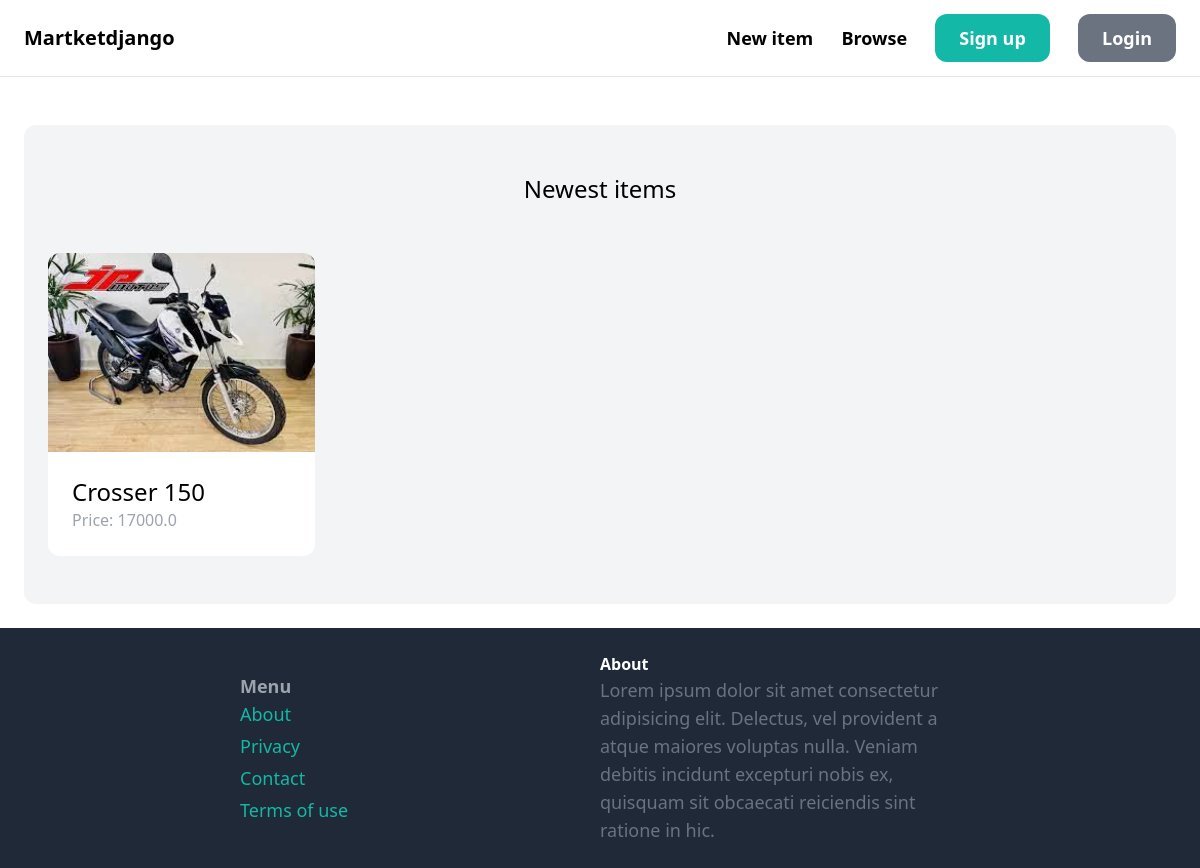
Before: / with the older database file.
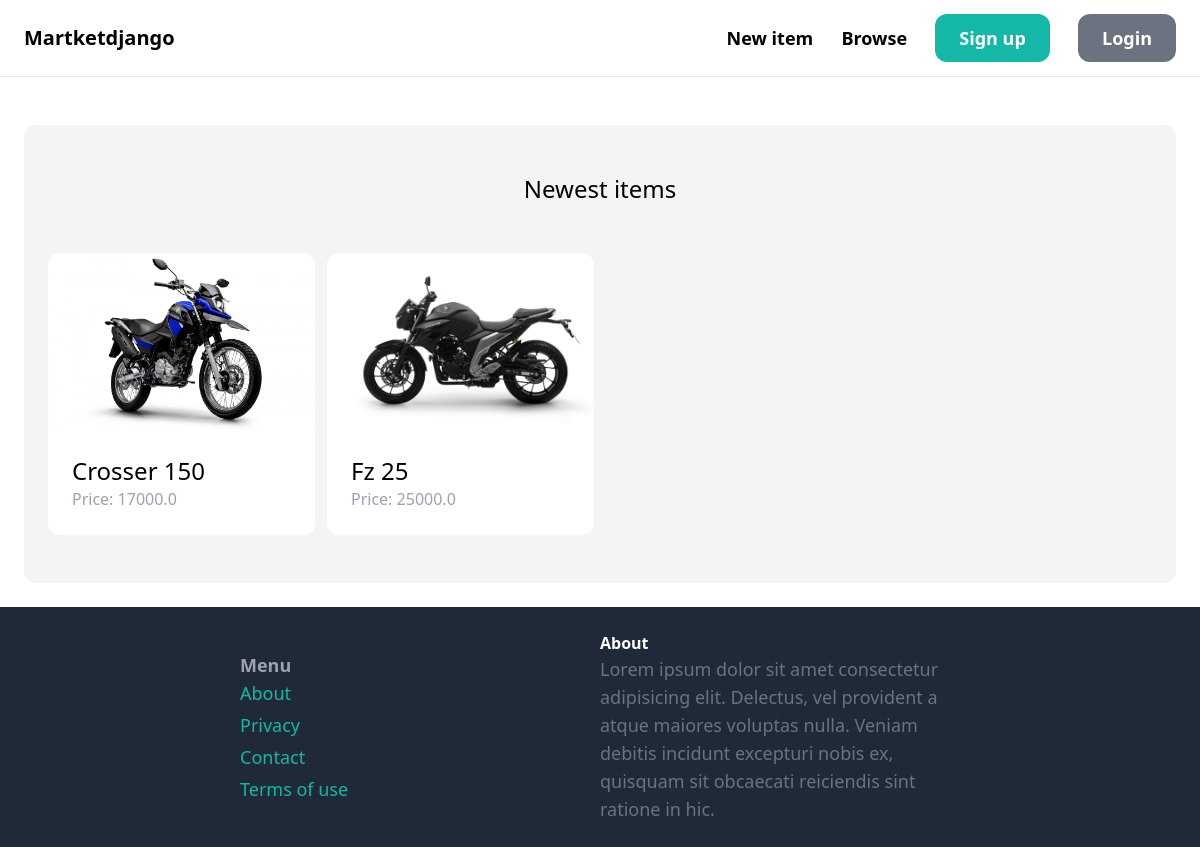
After: the same page with the newer database file.
### item/models.py (models this page shows, shortened)
class Item(models.Model):
    name = models.CharField(max_length=255)
    description = models.TextField(blank=True, null=True)
    price = models.FloatField()
    is_sold = models.BooleanField(default=False)
    image = models.ImageField(upload_to='item_images', blank=True, null=True)
    category = models.ForeignKey(Category, related_name='categories', on_delete=models.CASCADE)
    created_by = models.ForeignKey(User, related_name='items', on_delete=models.CASCADE)
    created_at = models.DateTimeField(auto_now_add=True)
    class Meta:
        verbose_name_plural = "Items"

### core/views.py (the view)
# urls.py: path("", index, name="homepage"),
def index(request):
    items = Item.objects.filter(is_sold=False)[0:6]
    categories = Category.objects.all()
    return render(
        request, "core/index.html", {"categories": categories, "items": items}
    )

### core/templates/core/index.html (shortened to what this page needs)
{% extends 'core/base.html' %}
{% block content %}
  <div class="mt-6 px-6 py-12 bg-gray-100 rounded-xl">
    <h2 class="mb-12 text-2xl text-center">Newest items</h2>
    <div class="grid grid-cols-4 gap-3">
      {% for item in items %}
        <div>
          <a href="item/{{ item.id }}">
            <div>
              <img src="{{ item.image.url }}" alt="item image" class="rounded-t-xl w-full" />
            </div>
            <div class="p-6 bg-white rounded-b-xl">
              <h2 class="text-2xl">{{ item.name }}</h2>
              <p class="text-gray-400">Price: {{ item.price }}</p>
            </div>
          </a>
        </div>
      {% endfor %}
    </div>
  </div>
{% endblock %}

### core/templates/core/base.html (shortened to what this page needs)
<!DOCTYPE html>
<html lang="pt-br">
  <head>
    <script src="https://cdn.tailwindcss.com"></script>
  </head>
  <body class="m-0">
    <header>
      <nav class="px-6 py-6 flex justify-between items-center border-b border-gray-200">
        <a href="/" class="text-xl font-semibold">Martketdjango</a>
        <div class="space-x-6">
          <a href="#" class="text-lg font-semibold hover:text-gray-500">New item</a>
          <a href="#" class="text-lg font-semibold hover:text-gray-500">Browse</a>
          <a href="#" class="px-6 py-3 text-lg font-semibold bg-teal-500 text-white rounded-xl hover:bg-teal-700">Sign up</a>
          <a href="#" class="px-6 py-3 text-lg font-semibold bg-gray-500 text-white rounded-xl hover:bg-teal-700">Login</a>
        </div>
      </nav>
    </header>
    <main class="px-6 py-6">
      {% block content %}
      {% endblock %}
    </main>
    <footer class="py-6 px-60 bg-gray-800 flex justify-between items-center">
      <div class="w-1/2">
        <h3 class="text-lg font-semibold text-gray-400">Menu</h3>
        <ul class="space-y-1">
          <li>
            <a href="/about" class="text-lg text-teal-500 hover:text-teal-700">About</a>
          </li>
          <li>
            <a href="/privacy" class="text-lg text-teal-500 hover:text-teal-700">Privacy</a>
          </li>
          <li>
            <a href="/contact" class="text-lg text-teal-500 hover:text-teal-700">Contact</a>
          </li>
          <li>
            <a href="/terms-of-use" class="text-lg text-teal-500 hover:text-teal-700">Terms of use</a>
          </li>
        </ul>
      </div>
      <div class="w-1/2">
        <h3 class="font-semibold text-white">About</h3>
        <p class="text-lg text-gray-500">Lorem ipsum dolor sit amet consectetur adipisicing elit. Delectus, vel provident a atque maiores voluptas nulla. Veniam debitis incidunt excepturi nobis ex, quisquam sit obcaecati reiciendis sint ratione in hic.</p>
      </div>
    </footer>
  </body>
</html>

Changed rows visible on the page:
changed Item "Crosser 150": image: a different picture
added Item: image (picture), name "Fz 25", price "25000.0"
